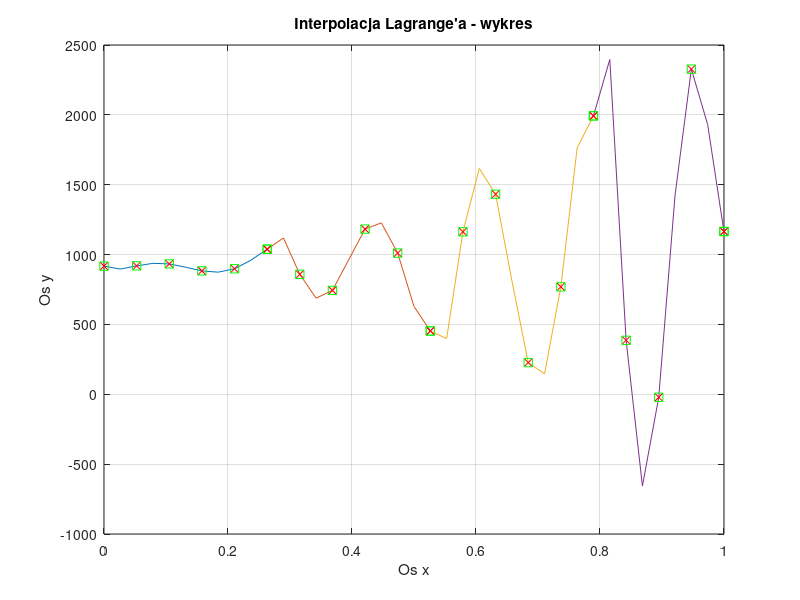

Here is the MATLAB script that generated this plot:
w0=[0,917.338];
w1=[0.0526316,919.094];
w2=[0.105263,933.115];
w3=[0.157895,883.17];
w4=[0.210526,898.498];
w5=[0.263158,1038.56];

w6=[0.263158,1038.56];
w7=[0.315789,858.575];
w8=[0.368421,743.424];
w9=[0.421053,1182.35];
w10=[0.473684,1010.79];
w11=[0.526316,453.202];

w12=[0.526316,453.202];
w13=[0.578947,1162.94];
w14=[0.631579,1431.95];
w15=[0.684211,227.166];
w16=[0.736842,769.188];
w17=[0.789474,1992.95];

w18=[0.789474,1992.95];
w19=[0.842105,386.341];
w20=[0.894737,-21.5433];
w21=[0.947368,2327.38];
w22=[0.9999,1165.1];
w23=[1,1165.1];
function interp(w0,w1,w2,w3,w4,w5)

w = [w0;w1;w2;w3;w4;w5];

fi = zeros(1,6);
fi(1) = (w(1,1)-w(2,1))*(w(1,1)-w(3,1))*(w(1,1)-w(4,1))*(w(1,1)-w(5,1))*(w(1,1)-w(6,1));
fi(2) = (w(2,1)-w(1,1))*(w(2,1)-w(3,1))*(w(2,1)-w(4,1))*(w(2,1)-w(5,1))*(w(2,1)-w(6,1));
fi(3) = (w(3,1)-w(2,1))*(w(3,1)-w(1,1))*(w(3,1)-w(4,1))*(w(3,1)-w(5,1))*(w(3,1)-w(6,1));
fi(4) = (w(4,1)-w(2,1))*(w(4,1)-w(1,1))*(w(4,1)-w(3,1))*(w(4,1)-w(5,1))*(w(4,1)-w(6,1));
fi(5) = (w(5,1)-w(2,1))*(w(5,1)-w(1,1))*(w(5,1)-w(4,1))*(w(5,1)-w(3,1))*(w(5,1)-w(6,1));
fi(6) = (w(6,1)-w(2,1))*(w(6,1)-w(1,1))*(w(6,1)-w(4,1))*(w(6,1)-w(5,1))*(w(6,1)-w(3,1));

a = zeros(1,6);
for i = 1:6
  a(i) = w(i,2) / fi(i);
endfor

wsp = zeros(1,6);

% (a*(x-m)*(x-n)*(x-o)*(x-p)*(x-r) = ax^5 - (am+an+ao+ap+ar)x^4 + (amn+amo+amp+amr+ano+anp+anr+aop+aor+apr)x^3 - (amno+amnp+amnr+amop+amor+ampr+anop+anor+anpr+aopr)x^2 + (amnop+amnor+amnpr+amopr+anopr)x - amnopr)
wsp(1) = -(a(1)*w(2,1)*w(3,1)*w(4,1)*w(5,1)*w(6,1)+a(2)*w(1,1)*w(3,1)*w(4,1)*w(5,1)*w(6,1)+a(3)*w(1,1)*w(2,1)*w(4,1)*w(5,1)*w(6,1)+a(4)*w(1,1)*w(3,1)*w(2,1)*w(5,1)*w(6,1)+a(5)*w(1,1)*w(3,1)*w(4,1)*w(2,1)*w(6,1)+a(6)*w(1,1)*w(3,1)*w(4,1)*w(5,1)*w(2,1));
wsp(2)= a(1)*w(2,1)*w(3,1)*w(4,1)*w(5,1)+a(1)*w(2,1)*w(3,1)*w(4,1)*w(6,1)+a(1)*w(2,1)*w(3,1)*w(5,1)*w(6,1)+a(1)*w(2,1)*w(4,1)*w(5,1)*w(6,1)+a(1)*w(3,1)*w(4,1)*w(5,1)*w(6,1)+a(2)*w(1,1)*w(3,1)*w(4,1)*w(5,1)+a(2)*w(1,1)*w(3,1)*w(4,1)*w(6,1)+a(2)*w(1,1)*w(3,1)*w(5,1)*w(6,1)+a(2)*w(1,1)*w(4,1)*w(5,1)*w(6,1)+a(2)*w(3,1)*w(4,1)*w(5,1)*w(6,1)+a(3)*w(2,1)*w(1,1)*w(4,1)*w(5,1)+a(3)*w(2,1)*w(1,1)*w(4,1)*w(6,1)+a(3)*w(2,1)*w(1,1)*w(5,1)*w(6,1)+a(3)*w(2,1)*w(4,1)*w(5,1)*w(6,1)+a(3)*w(1,1)*w(4,1)*w(5,1)*w(6,1)+a(4)*w(2,1)*w(3,1)*w(1,1)*w(5,1)+a(4)*w(2,1)*w(3,1)*w(1,1)*w(6,1)+a(4)*w(2,1)*w(3,1)*w(5,1)*w(6,1)+a(4)*w(2,1)*w(1,1)*w(5,1)*w(6,1)+a(4)*w(3,1)*w(1,1)*w(5,1)*w(6,1)+a(5)*w(2,1)*w(3,1)*w(4,1)*w(1,1)+a(5)*w(2,1)*w(3,1)*w(4,1)*w(6,1)+a(5)*w(2,1)*w(3,1)*w(1,1)*w(6,1)+a(5)*w(2,1)*w(4,1)*w(1,1)*w(6,1)+a(5)*w(3,1)*w(4,1)*w(1,1)*w(6,1)+a(6)*w(2,1)*w(3,1)*w(4,1)*w(5,1)+a(6)*w(2,1)*w(3,1)*w(4,1)*w(1,1)+a(6)*w(2,1)*w(3,1)*w(5,1)*w(1,1)+a(6)*w(2,1)*w(4,1)*w(5,1)*w(1,1)+a(6)*w(3,1)*w(4,1)*w(5,1)*w(1,1);
wsp(3) = -(a(1)*w(2,1)*w(3,1)*w(4,1)+a(1)*w(2,1)*w(3,1)*w(5,1)+a(1)*w(2,1)*w(3,1)*w(6,1)+a(1)*w(2,1)*w(4,1)*w(5,1)+a(1)*w(2,1)*w(4,1)*w(6,1)+a(1)*w(2,1)*w(5,1)*w(6,1)+a(1)*w(3,1)*w(4,1)*w(5,1)+a(1)*w(3,1)*w(4,1)*w(6,1)+a(1)*w(3,1)*w(5,1)*w(6,1)+a(1)*w(4,1)*w(5,1)*w(6,1)) -  (a(2)*w(1,1)*w(3,1)*w(4,1)+a(2)*w(1,1)*w(3,1)*w(5,1)+a(2)*w(1,1)*w(3,1)*w(6,1)+a(2)*w(1,1)*w(4,1)*w(5,1)+a(2)*w(1,1)*w(4,1)*w(6,1)+a(2)*w(1,1)*w(5,1)*w(6,1)+a(2)*w(3,1)*w(4,1)*w(5,1)+a(2)*w(3,1)*w(4,1)*w(6,1)+a(2)*w(3,1)*w(5,1)*w(6,1)+a(2)*w(4,1)*w(5,1)*w(6,1)) - (a(3)*w(2,1)*w(1,1)*w(4,1)+a(3)*w(2,1)*w(1,1)*w(5,1)+a(3)*w(2,1)*w(1,1)*w(6,1)+a(3)*w(2,1)*w(4,1)*w(5,1)+a(3)*w(2,1)*w(4,1)*w(6,1)+a(3)*w(2,1)*w(5,1)*w(6,1)+a(3)*w(1,1)*w(4,1)*w(5,1)+a(3)*w(1,1)*w(4,1)*w(6,1)+a(3)*w(1,1)*w(5,1)*w(6,1)+a(3)*w(4,1)*w(5,1)*w(6,1))-(a(4)*w(2,1)*w(3,1)*w(1,1)+a(4)*w(2,1)*w(3,1)*w(5,1)+a(4)*w(2,1)*w(3,1)*w(6,1)+a(4)*w(2,1)*w(1,1)*w(5,1)+a(4)*w(2,1)*w(1,1)*w(6,1)+a(4)*w(2,1)*w(5,1)*w(6,1)+a(4)*w(3,1)*w(1,1)*w(5,1)+a(4)*w(3,1)*w(1,1)*w(6,1)+a(4)*w(3,1)*w(5,1)*w(6,1)+a(4)*w(1,1)*w(5,1)*w(6,1))-(a(5)*w(2,1)*w(3,1)*w(4,1)+a(5)*w(2,1)*w(3,1)*w(1,1)+a(5)*w(2,1)*w(3,1)*w(6,1)+a(5)*w(2,1)*w(4,1)*w(1,1)+a(5)*w(2,1)*w(4,1)*w(6,1)+a(5)*w(2,1)*w(1,1)*w(6,1)+a(5)*w(3,1)*w(4,1)*w(1,1)+a(5)*w(3,1)*w(4,1)*w(6,1)+a(5)*w(3,1)*w(1,1)*w(6,1)+a(5)*w(4,1)*w(1,1)*w(6,1))-(a(6)*w(2,1)*w(3,1)*w(4,1)+a(6)*w(2,1)*w(3,1)*w(5,1)+a(6)*w(2,1)*w(3,1)*w(1,1)+a(6)*w(2,1)*w(4,1)*w(5,1)+a(6)*w(2,1)*w(4,1)*w(1,1)+a(6)*w(2,1)*w(5,1)*w(1,1)+a(6)*w(3,1)*w(4,1)*w(5,1)+a(6)*w(3,1)*w(4,1)*w(1,1)+a(6)*w(3,1)*w(5,1)*w(1,1)+a(6)*w(4,1)*w(5,1)*w(1,1));
wsp(4) = (a(1)*w(2,1)*w(3,1)+a(1)*w(2,1)*w(4,1)+a(1)*w(2,1)*w(5,1)+a(1)*w(2,1)*w(6,1)+a(1)*w(3,1)*w(4,1)+a(1)*w(3,1)*w(5,1)+a(1)*w(3,1)*w(6,1)+a(1)*w(4,1)*w(5,1)+a(1)*w(4,1)*w(6,1)+a(1)*w(5,1)*w(6,1))+(a(2)*w(1,1)*w(3,1)+a(2)*w(1,1)*w(4,1)+a(2)*w(1,1)*w(5,1)+a(2)*w(1,1)*w(6,1)+a(2)*w(3,1)*w(4,1)+a(2)*w(3,1)*w(5,1)+a(2)*w(3,1)*w(6,1)+a(2)*w(4,1)*w(5,1)+a(2)*w(4,1)*w(6,1)+a(2)*w(5,1)*w(6,1))+(a(3)*w(2,1)*w(1,1)+a(3)*w(2,1)*w(4,1)+a(3)*w(2,1)*w(5,1)+a(3)*w(2,1)*w(6,1)+a(3)*w(1,1)*w(4,1)+a(3)*w(1,1)*w(5,1)+a(3)*w(1,1)*w(6,1)+a(3)*w(4,1)*w(5,1)+a(3)*w(4,1)*w(6,1)+a(3)*w(5,1)*w(6,1))+(a(4)*w(2,1)*w(3,1)+a(4)*w(2,1)*w(1,1)+a(4)*w(2,1)*w(5,1)+a(4)*w(2,1)*w(6,1)+a(4)*w(3,1)*w(1,1)+a(4)*w(3,1)*w(5,1)+a(4)*w(3,1)*w(6,1)+a(4)*w(1,1)*w(5,1)+a(4)*w(1,1)*w(6,1)+a(4)*w(5,1)*w(6,1))+(a(5)*w(2,1)*w(3,1)+a(5)*w(2,1)*w(4,1)+a(5)*w(2,1)*w(1,1)+a(5)*w(2,1)*w(6,1)+a(5)*w(3,1)*w(4,1)+a(5)*w(3,1)*w(1,1)+a(5)*w(3,1)*w(6,1)+a(5)*w(4,1)*w(1,1)+a(5)*w(4,1)*w(6,1)+a(5)*w(1,1)*w(6,1))+(a(6)*w(2,1)*w(3,1)+a(6)*w(2,1)*w(4,1)+a(6)*w(2,1)*w(5,1)+a(6)*w(2,1)*w(1,1)+a(6)*w(3,1)*w(4,1)+a(6)*w(3,1)*w(5,1)+a(6)*w(3,1)*w(1,1)+a(6)*w(4,1)*w(5,1)+a(6)*w(4,1)*w(1,1)+a(6)*w(5,1)*w(1,1));  
wsp(5) = -(a(1)*w(2,1)+a(1)*w(3,1)+a(1)*w(4,1)+a(1)*w(5,1)+a(1)*w(6,1))-(a(2)*w(1,1)+a(2)*w(3,1)+a(2)*w(4,1)+a(2)*w(5,1)+a(2)*w(6,1))-(a(3)*w(2,1)+a(3)*w(1,1)+a(3)*w(4,1)+a(3)*w(5,1)+a(3)*w(6,1))-(a(4)*w(2,1)+a(4)*w(3,1)+a(4)*w(1,1)+a(4)*w(5,1)+a(4)*w(6,1))-(a(5)*w(2,1)+a(5)*w(3,1)+a(5)*w(4,1)+a(5)*w(1,1)+a(5)*w(6,1))-(a(6)*w(2,1)+a(6)*w(3,1)+a(6)*w(4,1)+a(6)*w(5,1)+a(6)*w(1,1));
wsp(6) = (a(1)+a(2)+a(3)+a(4)+a(5)+a(6));
fprintf("W(x) = %f*x^5 + %f*x^4 + %f*x^3 + %f*x^2 + %f*x + %f\n", wsp(6),wsp(5),wsp(4), wsp(3),wsp(2),wsp(1));

x = [w(1,1),w(2,1)-((w(2,1)-w(1,1))/2),w(2,1),w(3,1)-((w(3,1)-w(2,1))/2),w(3,1),w(4,1)-((w(4,1)-w(3,1))/2),w(4,1),w(5,1)-((w(5,1)-w(4,1))/2),w(5,1),w(6,1)-((w(6,1)-w(5,1))/2),w(6,1)];
y = zeros(1,11);


for i=1:11
  fi(1) = (x(i)-w(2,1))*(x(i)-w(3,1))*(x(i)-w(4,1))*(x(i)-w(5,1))*(x(i)-w(6,1));
  fi(2) = (x(i)-w(1,1))*(x(i)-w(3,1))*(x(i)-w(4,1))*(x(i)-w(5,1))*(x(i)-w(6,1));
  fi(3) = (x(i)-w(2,1))*(x(i)-w(1,1))*(x(i)-w(4,1))*(x(i)-w(5,1))*(x(i)-w(6,1));
  fi(4) = (x(i)-w(2,1))*(x(i)-w(1,1))*(x(i)-w(3,1))*(x(i)-w(5,1))*(x(i)-w(6,1));
  fi(5) = (x(i)-w(2,1))*(x(i)-w(1,1))*(x(i)-w(4,1))*(x(i)-w(3,1))*(x(i)-w(6,1));
  fi(6) = (x(i)-w(2,1))*(x(i)-w(1,1))*(x(i)-w(4,1))*(x(i)-w(5,1))*(x(i)-w(3,1));
  y(i) = a(1)*fi(1) + a(2)*fi(2) + a(3)*fi(3) + a(4)*fi(4) + a(5)*fi(5) + a(6)*fi(6);
endfor
plot(x,y);
grid on;
hold on;

vector_x=[w(1,1),w(2,1),w(3,1),w(4,1),w(5,1),w(6,1)];
vector_y=[0,0,0,0,0,0];
for i=1:6
  for j=1:6
    vector_y(1,j) = vector_y(1,j)+wsp(i)*w(j,1)^(i-1);
  endfor
endfor
plot(vector_x,vector_y,'rx'); 


for i=1:6
  plot(w(i,1),w(i,2),'--gs');
endfor
title("Interpolacja Lagrange'a - wykres");
ylabel("Os y");
xlabel("Os x");
endfunction
interp(w0,w1,w2,w3,w4,w5);
interp(w6,w7,w8,w9,w10,w11);
interp(w12,w13,w14,w15,w16,w17);
interp(w18,w19,w20,w21,w22,w23);
